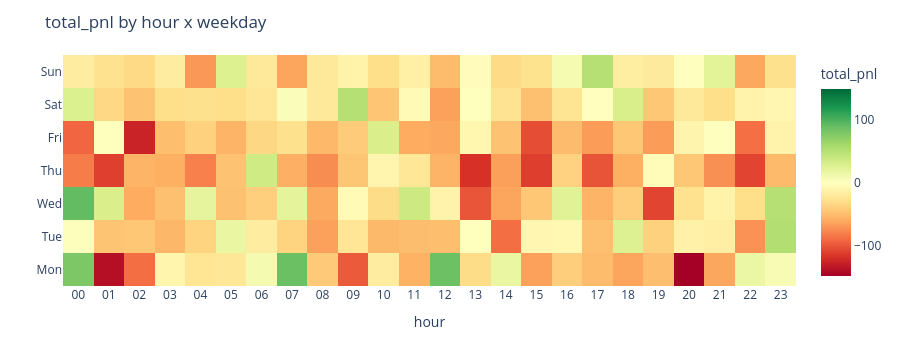

This figure's notebook cell:
### Code cell
hour_weekday_heatmap(res.trades, metric='total_pnl')   # when does it make/lose money?

### Figure 1 — Plotly figure (JSON) as saved in the notebook; plotly's stock layout.template omitted (floating-point values rounded to 4 significant figures; data arrays with more than 128 entries replaced by an {"elided": "..."} marker saying what was removed)
{"data": [{"colorbar": {"title": {"text": "total_pnl"}}, "colorscale": [[0, "rgb(165,0,38)"], [0.1, "rgb(215,48,39)"], [0.2, "rgb(244,109,67)"], [0.3, "rgb(253,174,97)"], [0.4, "rgb(254,224,139)"], [0.5, "rgb(255,255,191)"], [0.6, "rgb(217,239,139)"], [0.7, "rgb(166,217,106)"], [0.8, "rgb(102,189,99)"], [0.9, "rgb(26,152,80)"], [1, "rgb(0,104,55)"]], "type": "heatmap", "x": ["00", "01", "02", "03", "04", "05", "06", "07", "08", "09", "10", "11", "12", "13", "14", "15", "16", "17", "18", "19", "20", "21", "22", "23"], "y": ["Mon", "Tue", "Wed", "Thu", "Fri", "Sat", "Sun"], "z": {"elided": "7x24 float values"}, "zmax": 148.4, "zmid": 0, "zmin": -148.4}], "layout": {"height": 340, "margin": {"b": 40, "l": 55, "r": 30, "t": 55}, "title": {"text": "total_pnl by hour x weekday"}, "xaxis": {"title": {"text": "hour"}}, "yaxis": {"title": {"text": ""}}}}
